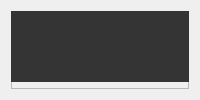
            <widget class="QWidget" name="page_2">
             <layout class="QVBoxLayout" name="verticalLayout_6">
              <item>
               <widget class="QFrame" name="keylogger">
                <property name="frameShape">
                 <enum>QFrame::StyledPanel</enum>
                </property>
                <property name="frameShadow">
                 <enum>QFrame::Raised</enum>
                </property>
                <widget class="QLabel" name="label_2">
                 <property name="geometry">
                  <rect>
                   <x>-10</x>
                   <y>0</y>
                   <width>871</width>
                   <height>71</height>
                  </rect>
                 </property>
                 <property name="font">
                  <font>
                   <pointsize>20</pointsize>
                   <weight>75</weight>
                   <bold>true</bold>
                  </font>
                 </property>
                 <property name="styleSheet">
                  <string notr="true">background-color:#343434;</string>
                 </property>
                 <property name="text">
                  <string>Keylogger</string>
                 </property>
                 <property name="textFormat">
                  <enum>Qt::RichText</enum>
                 </property>
                 <property name="alignment">
                  <set>Qt::AlignCenter</set>
                 </property>
                </widget>
                <widget class="QPushButton" name="start_keylogger">
                 <property name="geometry">
                  <rect>
                   <x>340</x>
                   <y>90</y>
                   <width>151</width>
                   <height>41</height>
                  </rect>
                 </property>
                 <property name="font">
                  <font>
                   <pointsize>10</pointsize>
                   <weight>50</weight>
                   <bold>false</bold>
                  </font>
                 </property>
                 <property name="styleSheet">
                  <string notr="true">QPushButton {
	color: rgb(255, 255, 255);
	background-color: rgb(35, 35, 35);
	border: 0px solid;
	border-radius: 20px;
}
QPushButton:hover {
	background-color: rgb(85, 170, 255);
}</string>
                 </property>
                 <property name="text">
                  <string>Start keylogger</string>
                 </property>
                </widget>
                <widget class="QTextEdit" name="output_k">
                 <property name="geometry">
                  <rect>
                   <x>160</x>
                   <y>190</y>
                   <width>511</width>
                   <height>191</height>
                  </rect>
                 </property>
                </widget>
                <widget class="QLabel" name="label_7">
                 <property name="geometry">
                  <rect>
                   <x>160</x>
                   <y>165</y>
                   <width>131</width>
                   <height>21</height>
                  </rect>
                 </property>
                 <property name="font">
                  <font>
                   <pointsize>10</pointsize>
                  </font>
                 </property>
                 <property name="text">
                  <string>Captured characters</string>
                 </property>
                </widget>
                <widget class="QLabel" name="label_16">
                 <property name="geometry">
                  <rect>
                   <x>160</x>
                   <y>390</y>
                   <width>331</width>
                   <height>16</height>
                  </rect>
                 </property>
                 <property name="font">
                  <font>
                   <pointsize>10</pointsize>
                  </font>
                 </property>
                 <property name="text">
                  <string>Wszystkie przechwycone znaki zapisują się w pliku log.txt</string>
                 </property>
                </widget>
               </widget>
              </item>
             </layout>
            </widget>
